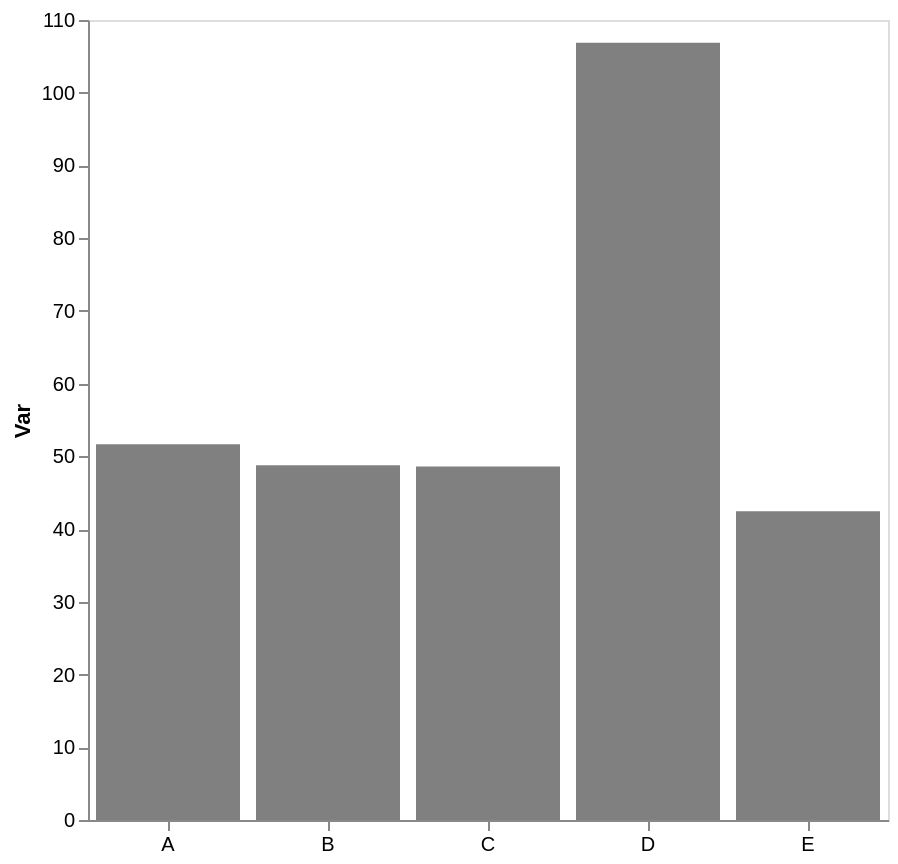

Vega-Lite specification for this chart:
### Vega-Lite specification from a JSON file in a GitHub repository (floating-point values rounded to 4 significant figures)
{"config": {"view": {"continuousWidth": 300, "continuousHeight": 300}, "axis": {"grid": false}, "bar": {"color": "gray"}}, "data": {"name": "data-76ee9d8bd310cafdcc00a730281a9c58"}, "mark": {"type": "bar"}, "encoding": {"x": {"axis": {"labelAngle": 0, "title": null}, "field": "cat", "type": "nominal"}, "y": {"aggregate": "mean", "axis": {"title": "Var"}, "field": "var1", "type": "quantitative"}}, "height": 400, "width": 400, "$schema": "https://vega.github.io/schema/vega-lite/v5.17.0.json", "datasets": {"data-76ee9d8bd310cafdcc00a730281a9c58": [{"cat": "D", "var1": 99.16, "var2": 55.9}, {"cat": "D", "var1": 112.1, "var2": 57.64}, {"cat": "A", "var1": 48.58, "var2": 49.79}, {"cat": "C", "var1": 54.27, "var2": 45.31}, {"cat": "A", "var1": 60.45, "var2": 49.8}, {"cat": "C", "var1": 42.93, "var2": 39.77}, {"cat": "B", "var1": 48.77, "var2": 40.46}, {"cat": "A", "var1": 55.42, "var2": 35.79}, {"cat": "D", "var1": 109.3, "var2": 51.18}, {"cat": "A", "var1": 42.24, "var2": 46.54}, {"cat": "E", "var1": 38.15, "var2": 51.07}, {"cat": "E", "var1": 46.74, "var2": 61.53}]}}
